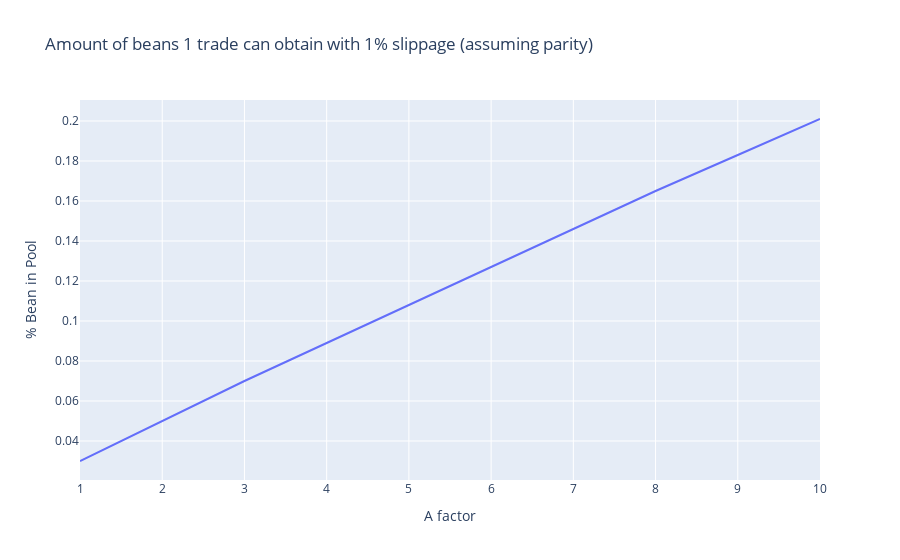

The notebook cell saved with this chart:
### Code cell
fig = px.line(df3, x='A factor' , y = '% Bean in Pool', title= "Amount of beans 1 trade can obtain with 1% slippage (assuming parity)")
fig.show()

### Figure 1 — Plotly figure (JSON) as saved in the notebook; plotly's stock layout.template omitted (floating-point values rounded to 4 significant figures)
{"data": [{"hovertemplate": "A factor=%{x}<br>% Bean in Pool=%{y}<extra></extra>", "legendgroup": "", "line": {"color": "#636efa", "dash": "solid"}, "marker": {"symbol": "circle"}, "mode": "lines", "name": "", "orientation": "v", "showlegend": false, "type": "scatter", "x": [1, 2, 3, 4, 5, 6, 7, 8, 9, 10], "xaxis": "x", "y": [0.03, 0.05, 0.07, 0.089, 0.108, 0.127, 0.146, 0.165, 0.183, 0.201], "yaxis": "y"}], "layout": {"legend": {"tracegroupgap": 0}, "title": {"text": "Amount of beans 1 trade can obtain with 1% slippage (assuming parity)"}, "xaxis": {"anchor": "y", "domain": [0, 1], "title": {"text": "A factor"}}, "yaxis": {"anchor": "x", "domain": [0, 1], "title": {"text": "% Bean in Pool"}}}}
